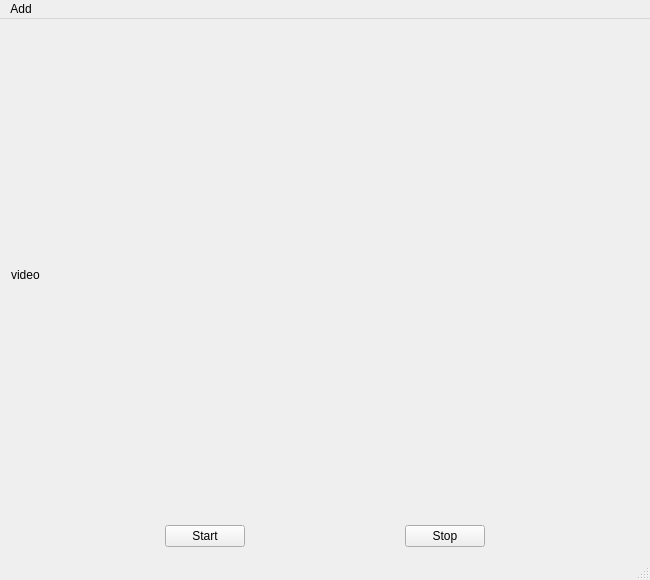
<?xml version="1.0" encoding="UTF-8"?>
<ui version="4.0">
 <class>MainWindow</class>
 <widget class="QMainWindow" name="MainWindow">
  <property name="geometry">
   <rect>
    <x>0</x>
    <y>0</y>
    <width>650</width>
    <height>580</height>
   </rect>
  </property>
  <property name="baseSize">
   <size>
    <width>650</width>
    <height>550</height>
   </size>
  </property>
  <property name="windowTitle">
   <string>MainWindow</string>
  </property>
  <widget class="QWidget" name="centralWidget">
   <layout class="QVBoxLayout" name="verticalLayout" stretch="100,0">
    <item>
     <widget class="QLabel" name="txlabel">
      <property name="baseSize">
       <size>
        <width>640</width>
        <height>480</height>
       </size>
      </property>
      <property name="text">
       <string>video</string>
      </property>
     </widget>
    </item>
    <item>
     <layout class="QHBoxLayout" name="horizontalLayout">
      <item>
       <spacer name="horizontalSpacer_2">
        <property name="orientation">
         <enum>Qt::Horizontal</enum>
        </property>
        <property name="sizeHint" stdset="0">
         <size>
          <width>40</width>
          <height>20</height>
         </size>
        </property>
       </spacer>
      </item>
      <item>
       <widget class="QPushButton" name="start_btn">
        <property name="text">
         <string>Start</string>
        </property>
       </widget>
      </item>
      <item>
       <spacer name="horizontalSpacer">
        <property name="orientation">
         <enum>Qt::Horizontal</enum>
        </property>
        <property name="sizeHint" stdset="0">
         <size>
          <width>40</width>
          <height>20</height>
         </size>
        </property>
       </spacer>
      </item>
      <item>
       <widget class="QPushButton" name="stop_btn">
        <property name="text">
         <string>Stop</string>
        </property>
       </widget>
      </item>
      <item>
       <spacer name="horizontalSpacer_3">
        <property name="orientation">
         <enum>Qt::Horizontal</enum>
        </property>
        <property name="sizeHint" stdset="0">
         <size>
          <width>40</width>
          <height>20</height>
         </size>
        </property>
       </spacer>
      </item>
     </layout>
    </item>
   </layout>
  </widget>
  <widget class="QMenuBar" name="menuBar">
   <property name="geometry">
    <rect>
     <x>0</x>
     <y>0</y>
     <width>650</width>
     <height>25</height>
    </rect>
   </property>
   <widget class="QMenu" name="menuAdd">
    <property name="title">
     <string>Add</string>
    </property>
    <addaction name="actionAdd_Face"/>
    <addaction name="actionAdd_Stream"/>
   </widget>
   <addaction name="menuAdd"/>
  </widget>
  <widget class="QStatusBar" name="statusBar"/>
  <action name="actionAdd_Face">
   <property name="text">
    <string>add Face</string>
   </property>
  </action>
  <action name="actionAdd_Stream">
   <property name="text">
    <string>add Stream</string>
   </property>
  </action>
 </widget>
 <layoutdefault spacing="6" margin="11"/>
 <resources/>
 <connections/>
</ui>
